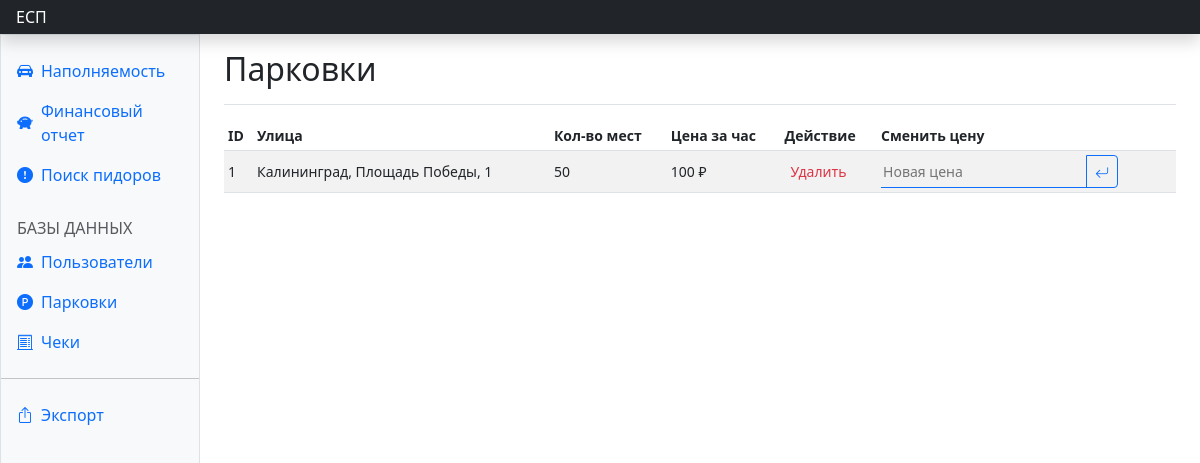
The app's page /dash_parks/ (signed in) with its own data.
### parkingapp/models.py (models this page shows, shortened)
class Parking(models.Model):
    lattitude = models.FloatField(default=0)
    longitude = models.FloatField(default=0)
    address = models.CharField(max_length=120, default='')
    registry_nubmer = models.PositiveIntegerField(default=0)
    max_parking_lots = models.PositiveIntegerField(default=0)
    occupied_lots = models.PositiveIntegerField(default=0)
    price_per_hour = models.PositiveIntegerField(default=0)
    change = models.DateTimeField(default=datetime(1, 1, 1, 0, 0, 0, tzinfo=None))

### parkingapp/views.py (the view)
# urls.py: path('dash_parks/', views.dash_parks, name='dash_parks'),
@login_required(redirect_field_name=None)
def dash_parks(request):
    if not request.user.parking_control:
        return redirect(reverse('parkingapp:dont_have_access'))
    else:
        if request.method == 'POST':
            if 'change_price' in request.POST:
                form = ChangePriceForm(data=request.POST)
                if form.is_valid():
                    pk = request.POST.get('change_price')
                    new_price = request.POST['newprice']
                    parking = Parking.objects.get(pk=pk)
                    now = datetime(datetime.now().year, datetime.now().month, datetime.now().day, datetime.now().hour, datetime.now().minute, datetime.now().second, tzinfo=curr_zone)
                    tm = datetime(parking.change.year, parking.change.month, parking.change.day, parking.change.hour, parking.change.minute, parking.change.second, tzinfo=curr_zone)
                    if now - tm >= timedelta(days=90):
                        parking.price_per_hour = new_price
                        parking.change = datetime.now()
                        parking.save()
                        form = ChangePriceForm()
                    else:
                        return redirect(reverse('parkingapp:dash_parks'))
                else:
                    return redirect(reverse('parkingapp:error'))
            elif 'delete' in request.POST:
                pk = request.POST.get('delete')
                parking = Parking.objects.get(pk=pk)
                parking.delete()
                form = ChangePriceForm()
        else:
            form = ChangePriceForm()
        parkings = Parking.objects.all()
        return render(request, 'dash_parks.html', {'parkings':parkings, 'form': form})

### parkingapp/forms.py
class ChangePriceForm(forms.Form):
    newprice = forms.IntegerField(required=True, widget=forms.NumberInput(attrs={
        'class': '',
        'placeholder': 'Новая цена',
        'style': "background: none; border: none; border-bottom: 1px solid #0d6efd;"
    }))

### parkingapp/templates/dash_parks.html (shortened to what this page needs)
{% extends 'dash_base.html' %}
{% block content %}
<main class="col-md-9 ms-sm-auto col-lg-10 px-md-4">
  <div class="d-flex justify-content-between flex-wrap flex-md-nowrap align-items-center pt-3 pb-2 mb-3 border-bottom">
    <h1 class="h2">Парковки</h1>
  </div>
  <div class="table-responsive small">
    <table class="table table-striped table-sm">
      <thead>
        <tr>
          <th scope="col">ID</th>
          <th scope="col">Улица</th>
          <th scope="col">Кол-во мест</th>
          <th scope="col">Цена за час</th>
          <th scope="col">Действие</th>
          <th scope="col">Сменить цену</th>
        </tr>
      </thead>
      <tbody class="align-middle">
        {% for el in parkings %}
        <tr>
          <td>{{el.pk}}</td>
          <td>{{el.address}}</td>
          <td>{{el.max_parking_lots}}</td>
          <td>{{el.price_per_hour}} ₽</td>
          <form method="post">
            <td><button class="text-danger" value="{{el.pk}}" style="background: none; border: none;" type="submit"
                name="delete">Удалить</button></td>
          </form>
          <form method="post">
            <td>
              <div class="input-group">
                {{form.newprice}}
                <button type="submit" name="change_price" value="{{el.pk}}"
                  class="btn btn-sm btn-outline-primary radr"><i class="bi bi-arrow-return-left"></i></button>
              </div>
            </td>
          </form>
        </tr>
        {% endfor %}
      </tbody>
    </table>
  </div>
</main>
{% endblock %}

### parkingapp/templates/dash_base.html (style rules this page uses)
.bi { vertical-align: -.125em; fill: currentColor; }

### records on screen
Parking: pk "1", address "Калининград, Площадь Победы, 1", max_parking_lots "50", price_per_hour "100"
